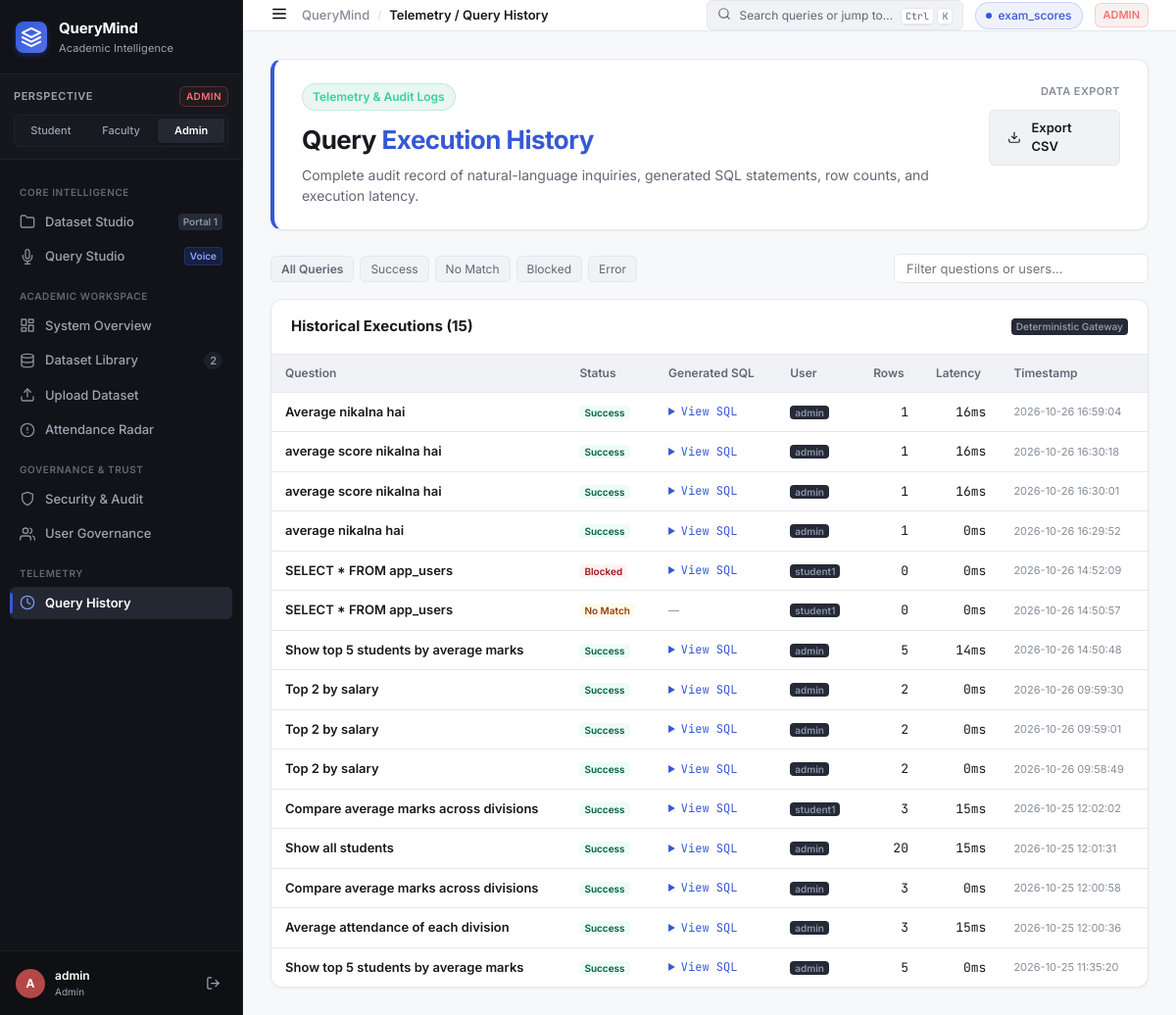
The app's page /history with its own data.
### tables this page shows
CREATE TABLE dataset_registry (
            id           INTEGER PRIMARY KEY AUTOINCREMENT,
            table_name   TEXT NOT NULL UNIQUE,
            display_name TEXT NOT NULL,
            row_count    INTEGER DEFAULT 0,
            col_count    INTEGER DEFAULT 0,
            columns_json TEXT,
            uploaded_by  TEXT,
            uploaded_at  TEXT DEFAULT (datetime('now'))
        );

CREATE TABLE query_logs (
        id               INTEGER PRIMARY KEY AUTOINCREMENT,
        user_id          INTEGER,
        username         TEXT,
        question         TEXT,
        generated_sql    TEXT,
        status           TEXT,
        execution_time_ms INTEGER,
        result_row_count INTEGER,
        error            TEXT,
        timestamp        TEXT DEFAULT (datetime('now'))
    );

### app.py (the view)
@app.route("/history")
@login_required
def history():
    role = session["role"]
    records = get_all_history(200) if role in ("admin","teacher") \
              else get_query_history(session["user_id"], 100)
    return render_template("history.html", records=records, role=role)

### templates/history.html (shortened to what this page needs)
{% extends "base.html" %}
{% block breadcrumb %}Telemetry / Query History{% endblock %}
{% block content %}
<div class="workspace-view">
  <div class="role-hero" style="border-left: 4px solid var(--accent-primary);">
    <div class="role-hero-left">
      <div class="role-badge-lg badge-student">
        Telemetry &amp; Audit Logs
      </div>
      <h1>Query <span style="color:var(--accent-primary);">Execution History</span></h1>
      <p class="hero-sub">Complete audit record of natural-language inquiries, generated SQL statements, row counts, and execution latency.</p>
    </div>
    <div class="dataset-switcher-box">
      <span class="switcher-label">Data Export</span>
      <a href="{{ url_for('export_csv') }}" class="btn-query" style="background:var(--surface-secondary); color:var(--text-primary); border:1px solid var(--border-subtle); margin-top:4px;">
        <svg width="14" height="14" viewBox="0 0 24 24" fill="none" stroke="currentColor" stroke-width="2" style="margin-right:4px;">
          <path d="M21 15v4a2 2 0 0 1-2 2H5a2 2 0 0 1-2-2v-4"></path>
          <polyline points="7 10 12 15 17 10"></polyline>
          <line x1="12" y1="15" x2="12" y2="3"></line>
        </svg>
        Export CSV
      </a>
    </div>
  </div>
  <div style="display:flex; justify-content:space-between; align-items:center; flex-wrap:wrap; gap:12px; margin-bottom:16px;">
    <div class="suggestion-chips" id="statusFilterChips">
      <button class="chip" onclick="filterByStatus(null, this)" style="font-weight:600;">All Queries</button>
      <button class="chip" onclick="filterByStatus('success', this)">Success</button>
      <button class="chip" onclick="filterByStatus('no_match', this)">No Match</button>
      <button class="chip" onclick="filterByStatus('validation_failed', this)">Blocked</button>
      <button class="chip" onclick="filterByStatus('db_error', this)">Error</button>
    </div>
    <input type="text" id="histSearchInput" placeholder="Filter questions or users…" oninput="filterHistoryTable()"
           style="font-size:13px; padding:6px 12px; border:1px solid var(--border-subtle); border-radius:var(--radius-sm); outline:none; width:260px;" />
  </div>
  <div class="gov-card">
    <div class="gov-card-header">
      <h3>Historical Executions ({{ records|length if records else 0 }})</h3>
      <span class="nav-meta-badge">Deterministic Gateway</span>
    </div>
    <div class="table-container" style="border:none; border-radius:0; margin-bottom:0;">
      <table class="data-table" id="historyTable">
        <thead>
          <tr>
            <th>Question</th>
            <th>Status</th>
            <th>Generated SQL</th>
            <th>User</th>
            <th>Rows</th>
            <th>Latency</th>
            <th>Timestamp</th>
          </tr>
        </thead>
        <tbody id="historyTableBody">
          {% if records %}
            {% for rec in records %}
            <tr data-status="{{ rec.status }}" data-text="{{ rec.question | lower }} {{ rec.username | lower }}">
              <td style="font-weight:600; max-width:280px;">{{ rec.question }}</td>
              <td>
                {% if rec.status == 'success' %}
                  <span class="nav-meta-badge" style="background:#EDFDF5; color:#065F46;">Success</span>
                {% elif rec.status in ('validation_failed', 'blocked') %}
                  <span class="nav-meta-badge" style="background:#FEF2F2; color:#991B1B;">Blocked</span>
                {% elif rec.status == 'no_match' %}
                  <span class="nav-meta-badge" style="background:#FFFBEB; color:#92400E;">No Match</span>
                {% else %}
                  <span class="nav-meta-badge" style="background:#FEE2E2; color:#B91C1C;">Error</span>
                {% endif %}
              </td>
              <td style="max-width:280px;">
                {% if rec.generated_sql %}
                <details style="font-size:12px; font-family:var(--font-mono); cursor:pointer;">
                  <summary style="color:var(--accent-primary);">View SQL</summary>
                </details>
                {% else %}
                <span style="color:var(--text-muted); font-size:11px;">—</span>
                {% endif %}
              </td>
              <td><span class="nav-meta-badge">{{ rec.username }}</span></td>
              <td style="font-family:var(--font-mono); text-align:right;">{{ rec.result_row_count if rec.result_row_count is not none else '—' }}</td>
              <td style="font-family:var(--font-mono); text-align:right;">{{ rec.execution_time_ms if rec.execution_time_ms is not none else '—' }}ms</td>
              <td style="font-size:11px; color:var(--text-muted);">{{ rec.timestamp }}</td>
            </tr>
            {% endfor %}
          {% else %}
            <tr>
              <td colspan="7" style="text-align:center; padding:32px; color:var(--text-muted);">No query history recorded yet.</td>
            </tr>
          {% endif %}
        </tbody>
      </table>
    </div>
  </div>
</div>
{% endblock %}

### templates/base.html (shortened to what this page needs)
<!DOCTYPE html>
<html lang="en">
<head>
  <link rel="stylesheet" href="{{ url_for('static', filename='css/style.css') }}" />
</head>
<body class="app-shell role-{{ current_role }}">
  <aside class="sidebar-rail">
    <div class="sidebar-brand">
      <a href="{{ url_for('portal1') }}" class="brand-link">
        <div class="brand-logo-mark">
          <svg width="22" height="22" viewBox="0 0 24 24" fill="none" stroke="currentColor" stroke-width="2.2" stroke-linecap="round" stroke-linejoin="round">
            <polygon points="12 2 2 7 12 12 22 7 12 2"></polygon>
            <polyline points="2 17 12 22 22 17"></polyline>
            <polyline points="2 12 12 17 22 12"></polyline>
          </svg>
        </div>
        <div class="brand-text-block">
          <span class="brand-title">QueryMind</span>
          <span class="brand-tagline">Academic Intelligence</span>
        </div>
      </a>
    </div>
    <div class="role-perspective-box">
      <div class="rpb-header">
        <span class="rpb-label">Perspective</span>
        <span class="rpb-role-badge badge-{{ current_role }}">{{ current_role|upper }}</span>
      </div>
      <div class="role-pills">
        <a href="{{ url_for('switch_role', target_role='student') }}"
           class="role-pill {% if current_role == 'student' %}active{% endif %}" title="Switch to Student Perspective (Aarav Sharma)">
          Student
        </a>
        <a href="{{ url_for('switch_role', target_role='teacher') }}"
           class="role-pill {% if current_role in ('teacher', 'faculty') %}active{% endif %}" title="Switch to Faculty Perspective (Prof. Sharma)">
          Faculty
        </a>
        <a href="{{ url_for('switch_role', target_role='admin') }}"
           class="role-pill {% if current_role == 'admin' %}active{% endif %}" title="Switch to Administrator Governance">
          Admin
        </a>
      </div>
    </div>
    <nav class="sidebar-nav">
      <div class="nav-group-header">Core Intelligence</div>
      <a href="{{ url_for('portal1') }}" class="nav-item {% if request.endpoint in ('portal1', 'index') %}active{% endif %}">
        <span class="nav-icon">
          <svg width="16" height="16" viewBox="0 0 24 24" fill="none" stroke="currentColor" stroke-width="2" stroke-linecap="round" stroke-linejoin="round">
            <path d="M22 19a2 2 0 0 1-2 2H4a2 2 0 0 1-2-2V5a2 2 0 0 1 2-2h5l2 3h9a2 2 0 0 1 2 2z"></path>
          </svg>
        </span>
        <span class="nav-label">Dataset Studio</span>
        <span class="nav-meta-badge">Portal 1</span>
      </a>
      <a href="{{ url_for('portal2') }}" class="nav-item {% if request.endpoint in ('portal2', 'portal2_ask') %}active{% endif %}">
        <span class="nav-icon">
        </span>
        <span class="nav-label">Query Studio</span>
        <span class="nav-meta-badge voice-pulse">Voice</span>
      </a>
      <div class="nav-group-header">Academic Workspace</div>
      <a href="{{ url_for('dashboard') }}" class="nav-item {% if request.endpoint == 'dashboard' %}active{% endif %}">
        <span class="nav-icon">
        </span>
        <span class="nav-label">
          {% if current_role == 'student' %}Academic Overview
          {% elif current_role in ('teacher', 'faculty') %}Class Analytics
          {% else %}System Overview{% endif %}
        </span>
      </a>
      <a href="{{ url_for('datasets') }}" class="nav-item {% if request.endpoint in ('datasets', 'dataset_view') %}active{% endif %}">
        <span class="nav-icon">
          <svg width="16" height="16" viewBox="0 0 24 24" fill="none" stroke="currentColor" stroke-width="2" stroke-linecap="round" stroke-linejoin="round">
            <ellipse cx="12" cy="5" rx="9" ry="3"></ellipse>
            <path d="M21 12c0 1.66-4 3-9 3s-9-1.34-9-3"></path>
            <path d="M3 5v14c0 1.66 4 3 9 3s9-1.34 9-3V5"></path>
          </svg>
        </span>
        <span class="nav-label">Dataset Library</span>
        {% if global_datasets %}
        <span class="nav-count">{{ global_datasets|length }}</span>
        {% endif %}
      </a>
      <a href="{{ url_for('dataset_upload') }}" class="nav-item {% if request.endpoint == 'dataset_upload' %}active{% endif %}">
        <span class="nav-icon">
          <svg width="16" height="16" viewBox="0 0 24 24" fill="none" stroke="currentColor" stroke-width="2" stroke-linecap="round" stroke-linejoin="round">
            <path d="M21 15v4a2 2 0 0 1-2 2H5a2 2 0 0 1-2-2v-4"></path>
            <polyline points="17 8 12 3 7 8"></polyline>
            <line x1="12" y1="3" x2="12" y2="15"></line>
          </svg>
        </span>
        <span class="nav-label">Upload Dataset</span>
      </a>
      {% if current_role in ('admin', 'teacher') %}
      <a href="{{ url_for('defaulters') }}" class="nav-item {% if request.endpoint == 'defaulters' %}active{% endif %}">
        <span class="nav-icon">
          <svg width="16" height="16" viewBox="0 0 24 24" fill="none" stroke="currentColor" stroke-width="2" stroke-linecap="round" stroke-linejoin="round">
            <circle cx="12" cy="12" r="10"></circle>
            <line x1="12" y1="8" x2="12" y2="12"></line>
            <line x1="12" y1="16" x2="12.01" y2="16"></line>
          </svg>
        </span>
        <span class="nav-label">Attendance Radar</span>
      </a>
      {% endif %}
      {% if current_role == 'admin' %}
      <div class="nav-group-header">Governance &amp; Trust</div>
      <a href="{{ url_for('audit') }}" class="nav-item {% if request.endpoint == 'audit' %}active{% endif %}">
        <span class="nav-icon">
          <svg width="16" height="16" viewBox="0 0 24 24" fill="none" stroke="currentColor" stroke-width="2" stroke-linecap="round" stroke-linejoin="round">
            <path d="M12 22s8-4 8-10V5l-8-3-8 3v7c0 6 8 10 8 10z"></path>
          </svg>
        </span>
        <span class="nav-label">Security &amp; Audit</span>
      </a>
      <a href="{{ url_for('users') }}" class="nav-item {% if request.endpoint == 'users' %}active{% endif %}">
        <span class="nav-icon">
        </span>
        <span class="nav-label">User Governance</span>
      </a>
      {% endif %}
      <div class="nav-group-header">Telemetry</div>
      <a href="{{ url_for('history') }}" class="nav-item {% if request.endpoint == 'history' %}active{% endif %}">
        <span class="nav-icon">
          <svg width="16" height="16" viewBox="0 0 24 24" fill="none" stroke="currentColor" stroke-width="2" stroke-linecap="round" stroke-linejoin="round">
            <circle cx="12" cy="12" r="10"></circle>
            <polyline points="12 6 12 12 16 14"></polyline>
          </svg>
        </span>
        <span class="nav-label">Query History</span>
      </a>
    </nav>
    <div class="sidebar-footer">
      <div class="user-profile-strip">
        <div class="user-avatar avatar-{{ current_role }}">
          {{ current_username[0]|upper }}
        </div>
        <div class="user-info">
          <span class="user-name">{{ current_username }}</span>
          <span class="user-role-text">{{ current_role|title }}</span>
        </div>
        <a href="{{ url_for('logout') }}" class="btn-logout" title="Log out">
          <svg width="15" height="15" viewBox="0 0 24 24" fill="none" stroke="currentColor" stroke-width="2" stroke-linecap="round" stroke-linejoin="round">
            <path d="M9 21H5a2 2 0 0 1-2-2V5a2 2 0 0 1 2-2h4"></path>
            <polyline points="16 17 21 12 16 7"></polyline>
            <line x1="21" y1="12" x2="9" y2="12"></line>
          </svg>
        </a>
      </div>
    </div>
  </aside>
  <div class="app-main-layout">
    <header class="workspace-topbar">
      <div class="topbar-left">
        <button type="button" class="mobile-drawer-btn" onclick="toggleMobileSidebar()" aria-label="Toggle navigation drawer">
          <svg width="18" height="18" viewBox="0 0 24 24" fill="none" stroke="currentColor" stroke-width="2">
            <line x1="3" y1="12" x2="21" y2="12"></line>
            <line x1="3" y1="6" x2="21" y2="6"></line>
            <line x1="3" y1="18" x2="21" y2="18"></line>
          </svg>
        </button>
        <nav class="breadcrumb-trail" aria-label="Breadcrumb">
          <span class="bc-root">QueryMind</span>
          <span class="bc-sep">/</span>
          <span class="bc-current">
            {% block breadcrumb %}{% endblock %}
          </span>
        </nav>
      </div>
      <div class="topbar-right">
        <button type="button" class="command-palette-trigger" onclick="openCommandPalette()">
          <span class="cpt-icon">
            <svg width="14" height="14" viewBox="0 0 24 24" fill="none" stroke="currentColor" stroke-width="2" stroke-linecap="round" stroke-linejoin="round">
              <circle cx="11" cy="11" r="8"></circle>
              <line x1="21" y1="21" x2="16.65" y2="16.65"></line>
            </svg>
          </span>
          <span class="cpt-text">Search queries or jump to…</span>
          <span class="cpt-shortcut"><kbd>Ctrl</kbd> <kbd>K</kbd></span>
        </button>
        {% if active_dataset_name %}
        <div class="dataset-pill" title="Currently active dataset table">
          <span class="dsp-dot"></span>
          <span class="dsp-name">{{ active_dataset_name }}</span>
        </div>
        {% elif global_datasets and global_datasets|length > 0 %}
        <div class="dataset-pill" title="Loaded datasets">
          <span class="dsp-dot"></span>
          <span class="dsp-name">{{ global_datasets[0].display_name }}</span>
        </div>
        {% endif %}
        <span class="topbar-role-badge badge-{{ current_role }}">
          {{ current_role|upper }}
        </span>
      </div>
    </header>
    <main class="content-canvas">
      {% block content %}{% endblock %}
    </main>
  </div>
</body>
</html>

### records on screen
dataset_registry: display_name "exam_scores"
query_logs: question "Average nikalna hai", status "Success", username "admin", result_row_count "1", execution_time_ms "16", timestamp "2026-10-26 16:59:04"
query_logs: question "average score nikalna hai", status "Success", username "admin", result_row_count "1", execution_time_ms "16", timestamp "2026-10-26 16:30:18"
query_logs: question "average score nikalna hai", status "Success", username "admin", result_row_count "1", execution_time_ms "16", timestamp "2026-10-26 16:30:01"
query_logs: question "average nikalna hai", status "Success", username "admin", result_row_count "1", execution_time_ms "0", timestamp "2026-10-26 16:29:52"
query_logs: question "SELECT * FROM app_users", shows "Blocked", username "student1", result_row_count "0", execution_time_ms "0", timestamp "2026-10-26 14:52:09"
query_logs: question "SELECT * FROM app_users", status "No Match", username "student1", result_row_count "0", execution_time_ms "0", timestamp "2026-10-26 14:50:57"
query_logs: question "Show top 5 students by average marks", status "Success", username "admin", result_row_count "5", execution_time_ms "14", timestamp "2026-10-26 14:50:48"
query_logs: question "Top 2 by salary", status "Success", username "admin", result_row_count "2", execution_time_ms "0", timestamp "2026-10-26 09:59:30"
query_logs: question "Top 2 by salary", status "Success", username "admin", result_row_count "2", execution_time_ms "0", timestamp "2026-10-26 09:59:01"
query_logs: question "Top 2 by salary", status "Success", username "admin", result_row_count "2", execution_time_ms "0", timestamp "2026-10-26 09:58:49"
query_logs: question "Compare average marks across divisions", status "Success", username "student1", result_row_count "3", execution_time_ms "15", timestamp "2026-10-25 12:02:02"
query_logs: question "Show all students", status "Success", username "admin", result_row_count "20", execution_time_ms "15", timestamp "2026-10-25 12:01:31"
query_logs: question "Compare average marks across divisions", status "Success", username "admin", result_row_count "3", execution_time_ms "0", timestamp "2026-10-25 12:00:58"
query_logs: question "Average attendance of each division", status "Success", username "admin", result_row_count "3", execution_time_ms "15", timestamp "2026-10-25 12:00:36"
query_logs: question "Show top 5 students by average marks", status "Success", username "admin", result_row_count "5", execution_time_ms "0", timestamp "2026-10-25 11:35:20"

### other values on screen
{{ current_role|upper }} "ADMIN"
{{ global_datasets|length }} "2"
{{ current_username[0]|upper }} "A"
{{ current_username }} "admin"
{{ current_role|title }} "Admin"
{{ records|length if records else 0 }} "15"
